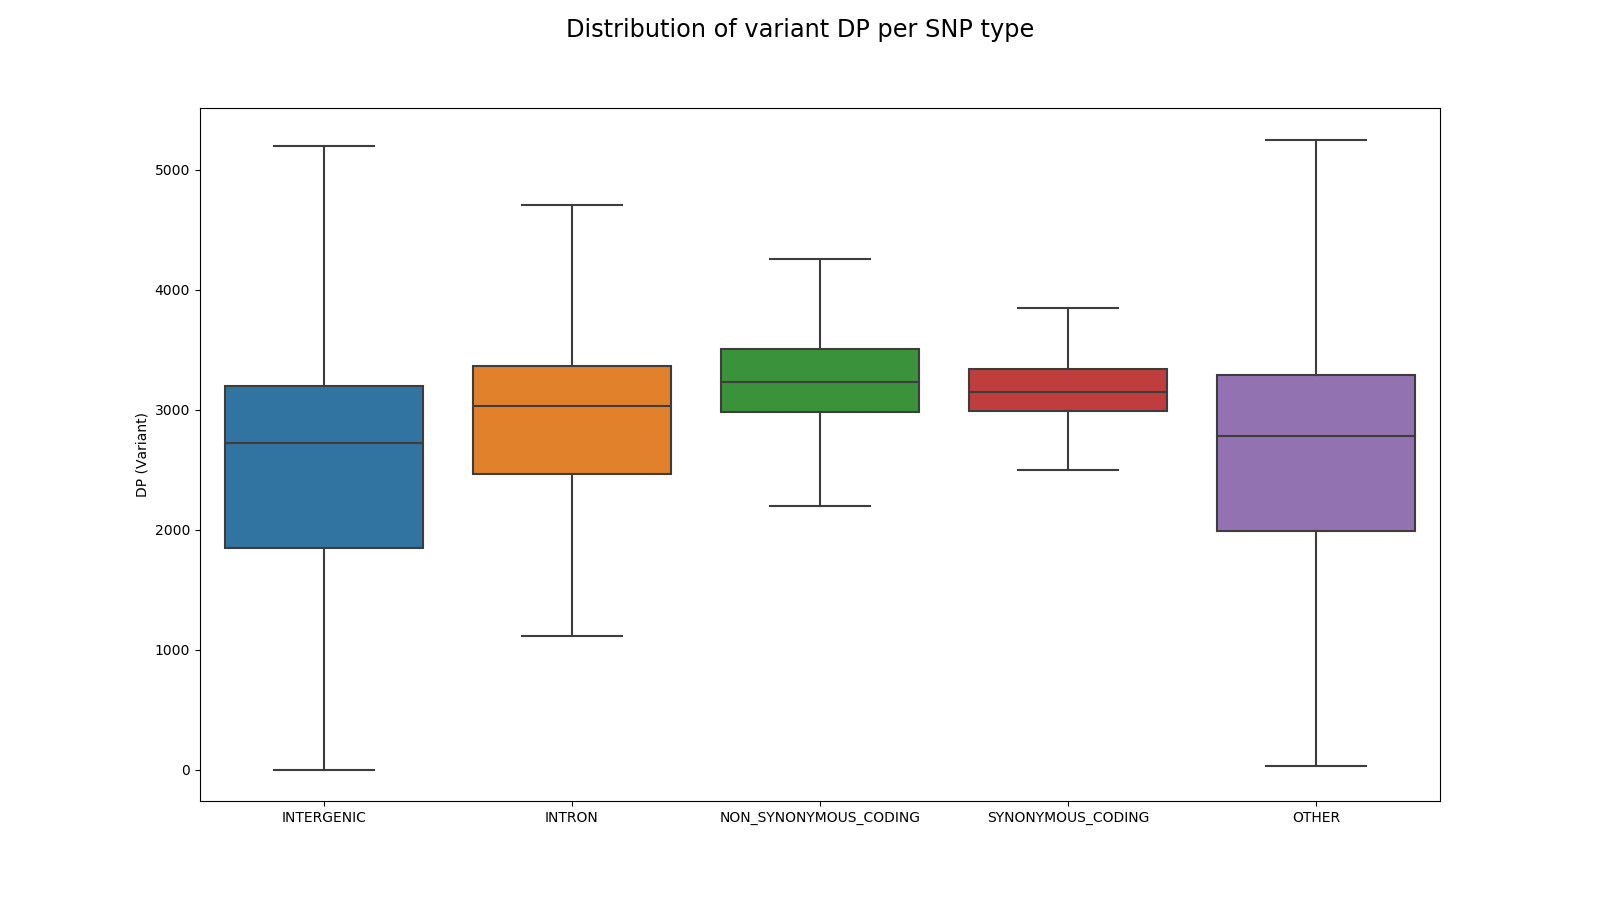

The Python source for this figure:
from collections import defaultdict
import vcf
import matplotlib.pyplot as plt
import seaborn as sns

def get_variant_relation(recs, f1, f2):
	rel = defaultdict(int)
	for rec in recs:
		if not rec.is_snp:
			continue
		try:
			v1 = f1(rec)
			v2 = f2(rec)
			if v1 is None or v2 is None:
				continue
			rel[(v1, v2)] += 1
		except:
			pass
	return rel

accepted_eff = ['INTERGENIC', 'INTRON', \
	'NON_SYNONYMOUS_CODING', 'SYNONYMOUS_CODING']

def eff_to_int(rec):
	try:
		for annot in rec.INFO['EFF']:
			master_type = annot.split('(')[0]
			return accepted_eff.index(master_type)
	except ValueError:
		return len(accepted_eff)

eff_mq0s = {}
for vcf_name in ['standard.vcf.gz', 'centro.vcf.gz']:
	recs = vcf.Reader(filename = vcf_name)
	eff_mq0s[vcf_name] = get_variant_relation(recs, \
		lambda r: eff_to_int(r), lambda r: int(r.INFO['DP']))

fig, ax = plt.subplots(figsize = (16, 9))
vcf_name = 'standard.vcf.gz'
bp_vals = [[] for x in range(len(accepted_eff) + 1)]
for k, cnt in eff_mq0s[vcf_name].items():
	my_eff, mq0 = k
	bp_vals[my_eff].extend([mq0] * cnt)

sns.boxplot(data = bp_vals, sym = '', ax = ax)
ax.set_xticklabels(accepted_eff + ['OTHER'])
ax.set_ylabel('DP (Variant)')
fig.suptitle('Distribution of variant DP per SNP type', \
	fontsize = 'xx-large')
plt.show()
plt.savefig('P57.png')